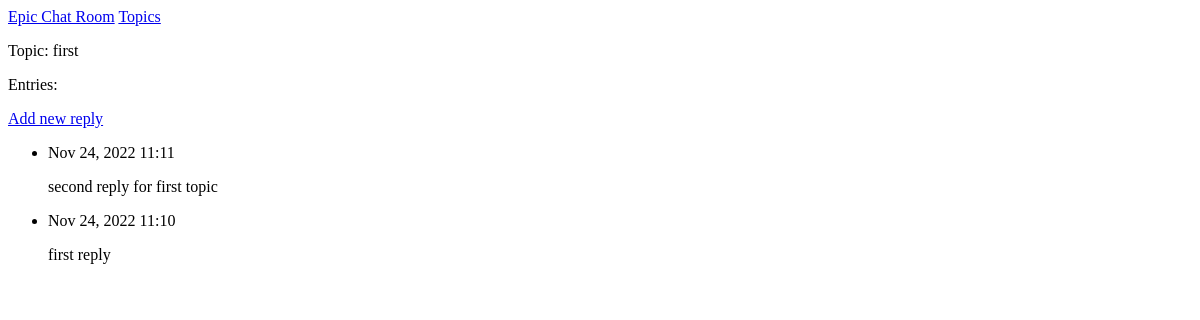
Page /topics/1/ on the earlier database version.
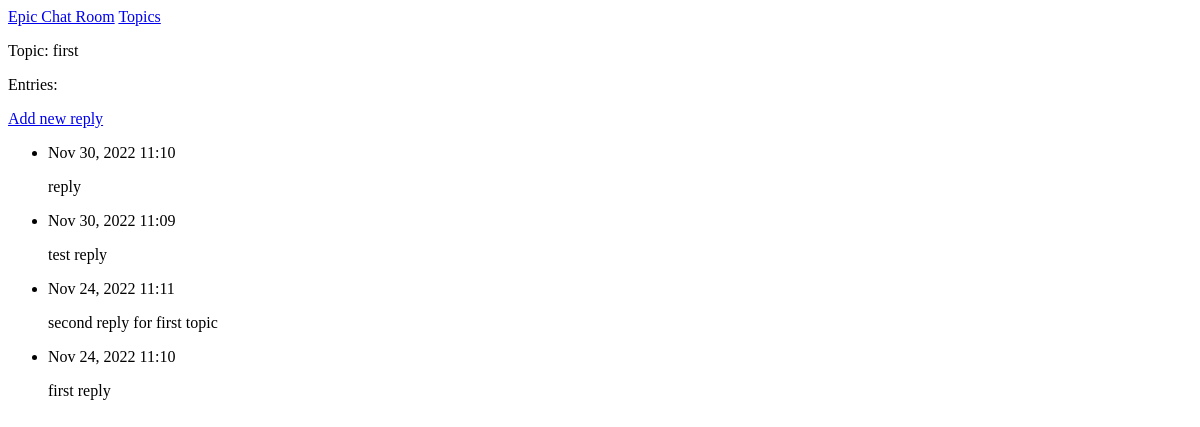
Same page on the later database version.
### epic_chat_room/models.py (models this page shows, shortened)
class Topic(models.Model):
    title = models.CharField(max_length=200)
    date_added = models.DateTimeField(auto_now_add=True)
    date_modified = models.DateTimeField(auto_now=True)
    def __str__(self):
        return self.title

class Reply(models.Model):
    topic = models.ForeignKey(Topic, on_delete=models.CASCADE)
    text = models.TextField()
    date_added = models.DateTimeField(auto_now_add=True)
    class Meta:
        verbose_name_plural = 'replies'

### epic_chat_room/views.py (the view)
# urls.py: path('topics/<int:topic_id>/', views.topic, name='topic'),
def topic(request, topic_id):
    topic = Topic.objects.get(id=topic_id)
    replies = topic.reply_set.order_by('-date_added')
    context = {'topic': topic, 'replies': replies}
    return render(request, 'epic_chat_room/topic.html', context)

### epic_chat_room/templates/epic_chat_room/topic.html
{% extends 'epic_chat_room/base.html' %}
{% block content %}
    <p>Topic: {{ topic }}</p>
    <p>Entries:</p>
    <p>
        <a href="{% url 'epic_chat_room:new_reply' topic.id %}">Add new reply</a>
    </p>
    <ul>
    {% for reply in replies %}
        <li>
            <p>{{ reply.date_added|date:'M d, Y H:i' }}</p>
            <p>{{ reply.text|linebreaks }}</p>
        </li>
    {% empty %}
        <li>There are no replies for this topic yet.</li>
    {% endfor %}
    </ul>
{% endblock content %}

### epic_chat_room/templates/epic_chat_room/base.html
<p>
  <a href="{% url 'epic_chat_room:index' %}">Epic Chat Room</a>
  <a href="{% url 'epic_chat_room:topics' %}">Topics</a>
</p>
{% block content %}{% endblock content %}

Differences in the rows shown:
added Reply: date_added "Nov 30, 2022 11:10", text "reply"
added Reply: date_added "Nov 30, 2022 11:09", text "test reply"
